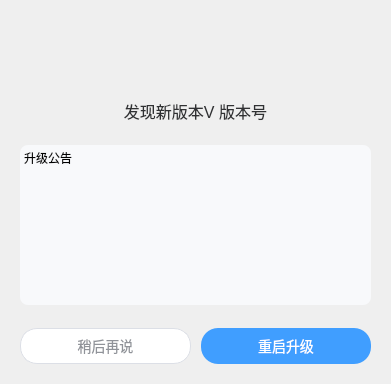
<?xml version="1.0" encoding="UTF-8"?>
<ui version="4.0">
 <class>UI_Upgrade_Reminder</class>
 <widget class="QWidget" name="UI_Upgrade_Reminder">
  <property name="geometry">
   <rect>
    <x>0</x>
    <y>0</y>
    <width>391</width>
    <height>384</height>
   </rect>
  </property>
  <property name="windowTitle">
   <string>Form</string>
  </property>
  <layout class="QGridLayout" name="gridLayout">
   <property name="leftMargin">
    <number>20</number>
   </property>
   <property name="topMargin">
    <number>0</number>
   </property>
   <property name="rightMargin">
    <number>20</number>
   </property>
   <property name="bottomMargin">
    <number>0</number>
   </property>
   <property name="horizontalSpacing">
    <number>10</number>
   </property>
   <item row="0" column="3">
    <spacer name="horizontalSpacer_2">
     <property name="orientation">
      <enum>Qt::Horizontal</enum>
     </property>
     <property name="sizeHint" stdset="0">
      <size>
       <width>40</width>
       <height>20</height>
      </size>
     </property>
    </spacer>
   </item>
   <item row="3" column="2" colspan="2">
    <widget class="QPushButton" name="restart_Upgrade">
     <property name="minimumSize">
      <size>
       <width>0</width>
       <height>36</height>
      </size>
     </property>
     <property name="maximumSize">
      <size>
       <width>16777215</width>
       <height>36</height>
      </size>
     </property>
     <property name="styleSheet">
      <string notr="true">background: #409EFF;
border-radius: 17px;
 
font-size: 14px; 
color: #FFFFFF; </string>
     </property>
     <property name="text">
      <string>重启升级</string>
     </property>
    </widget>
   </item>
   <item row="0" column="0">
    <spacer name="horizontalSpacer">
     <property name="orientation">
      <enum>Qt::Horizontal</enum>
     </property>
     <property name="sizeHint" stdset="0">
      <size>
       <width>40</width>
       <height>20</height>
      </size>
     </property>
    </spacer>
   </item>
   <item row="1" column="0" colspan="4">
    <widget class="QLabel" name="versionLabel">
     <property name="minimumSize">
      <size>
       <width>0</width>
       <height>22</height>
      </size>
     </property>
     <property name="maximumSize">
      <size>
       <width>16777215</width>
       <height>22</height>
      </size>
     </property>
     <property name="styleSheet">
      <string notr="true">font-size: 16px;
color: #303133;
line-height: 16px;</string>
     </property>
     <property name="text">
      <string>发现新版本V 版本号</string>
     </property>
     <property name="alignment">
      <set>Qt::AlignCenter</set>
     </property>
    </widget>
   </item>
   <item row="3" column="0" colspan="2">
    <widget class="QPushButton" name="later">
     <property name="minimumSize">
      <size>
       <width>0</width>
       <height>36</height>
      </size>
     </property>
     <property name="maximumSize">
      <size>
       <width>16777215</width>
       <height>36</height>
      </size>
     </property>
     <property name="styleSheet">
      <string notr="true">background: #FFFFFF;
border-radius: 17px;
border: 1px solid #DCDFE6;
 
font-size: 14px; 
color: #909399;
line-height: 20px;</string>
     </property>
     <property name="text">
      <string>稍后再说</string>
     </property>
    </widget>
   </item>
   <item row="2" column="0" colspan="4">
    <widget class="QTextBrowser" name="explain">
     <property name="minimumSize">
      <size>
       <width>0</width>
       <height>160</height>
      </size>
     </property>
     <property name="maximumSize">
      <size>
       <width>16777215</width>
       <height>160</height>
      </size>
     </property>
     <property name="styleSheet">
      <string notr="true">background: #F8F9FB;
border-radius: 8px;</string>
     </property>
     <property name="html">
      <string>&lt;!DOCTYPE HTML PUBLIC &quot;-//W3C//DTD HTML 4.0//EN&quot; &quot;http://www.w3.org/TR/REC-html40/strict.dtd&quot;&gt;
&lt;html&gt;&lt;head&gt;&lt;meta name=&quot;qrichtext&quot; content=&quot;1&quot; /&gt;&lt;meta charset=&quot;utf-8&quot; /&gt;&lt;style type=&quot;text/css&quot;&gt;
p, li { white-space: pre-wrap; }
&lt;/style&gt;&lt;/head&gt;&lt;body style=&quot; font-family:'Microsoft YaHei UI'; font-size:9pt; font-weight:400; font-style:normal;&quot;&gt;
&lt;p style=&quot; margin-top:0px; margin-bottom:0px; margin-left:0px; margin-right:0px; -qt-block-indent:0; text-indent:0px;&quot;&gt;升级公告&lt;/p&gt;&lt;/body&gt;&lt;/html&gt;</string>
     </property>
     <property name="openExternalLinks">
      <bool>true</bool>
     </property>
    </widget>
   </item>
   <item row="0" column="1" colspan="2">
    <widget class="QLabel" name="label_2">
     <property name="minimumSize">
      <size>
       <width>70</width>
       <height>60</height>
      </size>
     </property>
     <property name="maximumSize">
      <size>
       <width>70</width>
       <height>60</height>
      </size>
     </property>
     <property name="styleSheet">
      <string notr="true">border-image: url(:/Resources/SVG/Upgrade.svg);</string>
     </property>
     <property name="text">
      <string/>
     </property>
    </widget>
   </item>
  </layout>
 </widget>
 <resources/>
 <connections/>
</ui>
